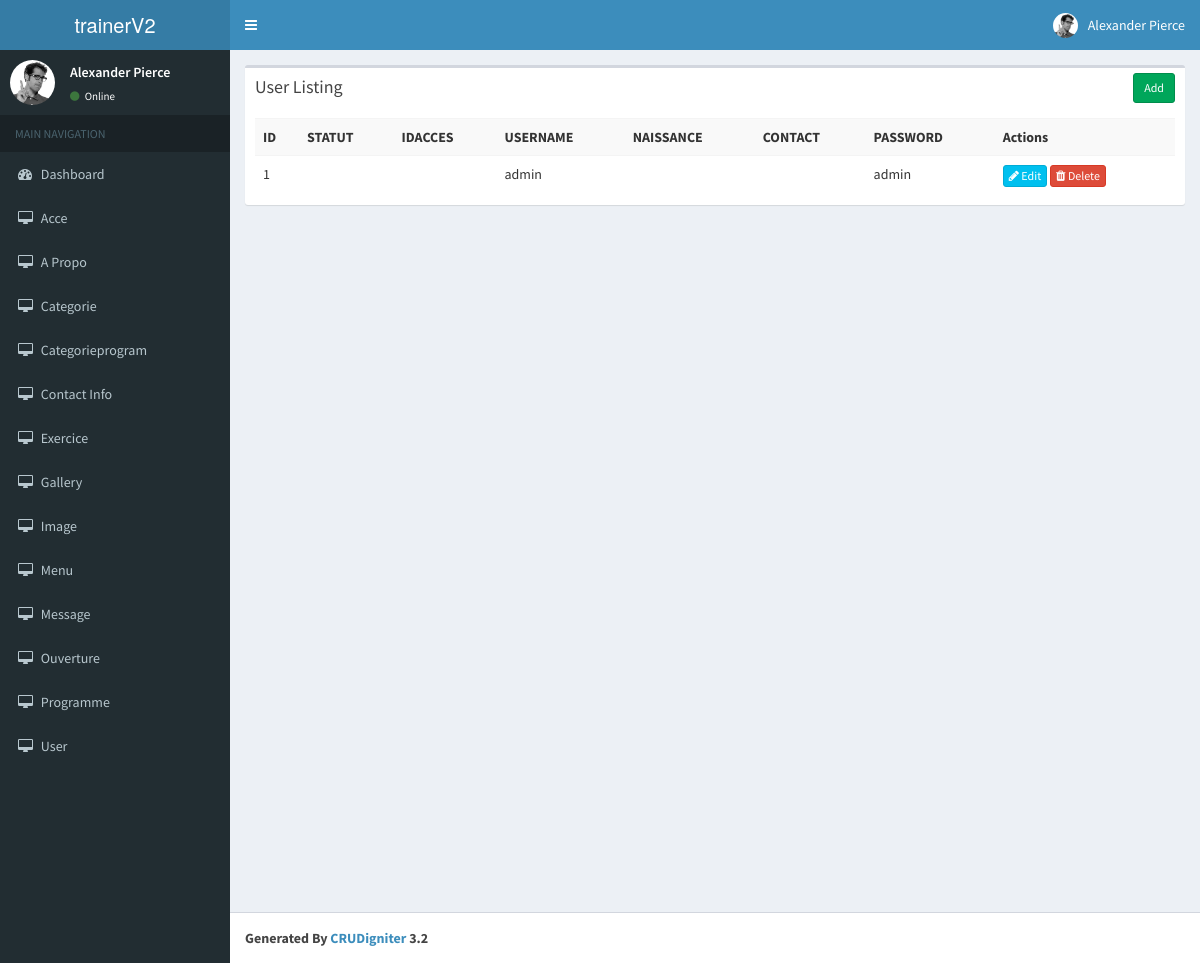
The app's page /index.php/user with its own data.
### tables this page shows
create table USER
(
   ID               int not null auto_increment,
   IDACCES              int,
   USERNAME             varchar(50) not null,
   PASSWORD             longtext not null,
   NAISSANCE            date,
   CONTACT              varchar(50),
   STATUT               bool,
   primary key (ID)
);

### application/controllers/User.php (called while the page is built, shortened)
<?php
class User extends CI_Controller{
    function __construct()
    {
        $this->load->model('User_model');
    }
    function index()
    {
        $data['user'] = $this->User_model->get_all_user();
        $data['_view'] = 'user/index';
        $this->load->view('layouts/main',$data);
    }
}

### index.php (called while the page is built, shortened)
<?php
require_once BASEPATH.'core/CodeIgniter.php';

### application/models/User_model.php (called while the page is built, shortened)
<?php
class User_model extends CI_Model
{
    function get_all_user()
    {
        $this->db->order_by('ID', 'desc');
        return $this->db->get('USER')->result_array();
    }
}

### application/views/user/index.php (the view)
<div class="row">
    <div class="col-md-12">
        <div class="box">
            <div class="box-header">
                <h3 class="box-title">User Listing</h3>
            	<div class="box-tools">
                    <a href="<?php echo site_url('user/add'); ?>" class="btn btn-success btn-sm">Add</a>
                </div>
            </div>
            <div class="box-body">
                <table class="table table-striped">
                    <tr>
						<th>ID</th>
						<th>STATUT</th>
						<th>IDACCES</th>
						<th>USERNAME</th>
						<th>NAISSANCE</th>
						<th>CONTACT</th>
						<th>PASSWORD</th>
						<th>Actions</th>
                    </tr>
                    <?php foreach($user as $U){ ?>
                    <tr>
						<td><?php echo $U['ID']; ?></td>
						<td><?php echo $U['STATUT']; ?></td>
						<td><?php echo $U['IDACCES']; ?></td>
						<td><?php echo $U['USERNAME']; ?></td>
						<td><?php echo $U['NAISSANCE']; ?></td>
						<td><?php echo $U['CONTACT']; ?></td>
						<td><?php echo $U['PASSWORD']; ?></td>
						<td>
                            <a href="<?php echo site_url('user/edit/'.$U['ID']); ?>" class="btn btn-info btn-xs"><span class="fa fa-pencil"></span> Edit</a>
                            <a href="<?php echo site_url('user/remove/'.$U['ID']); ?>" class="btn btn-danger btn-xs"><span class="fa fa-trash"></span> Delete</a>
                        </td>
                    </tr>
                    <?php } ?>
                </table>
            </div>
        </div>
    </div>
</div>

### records on screen
user: ID "1", USERNAME "admin", PASSWORD "admin"
